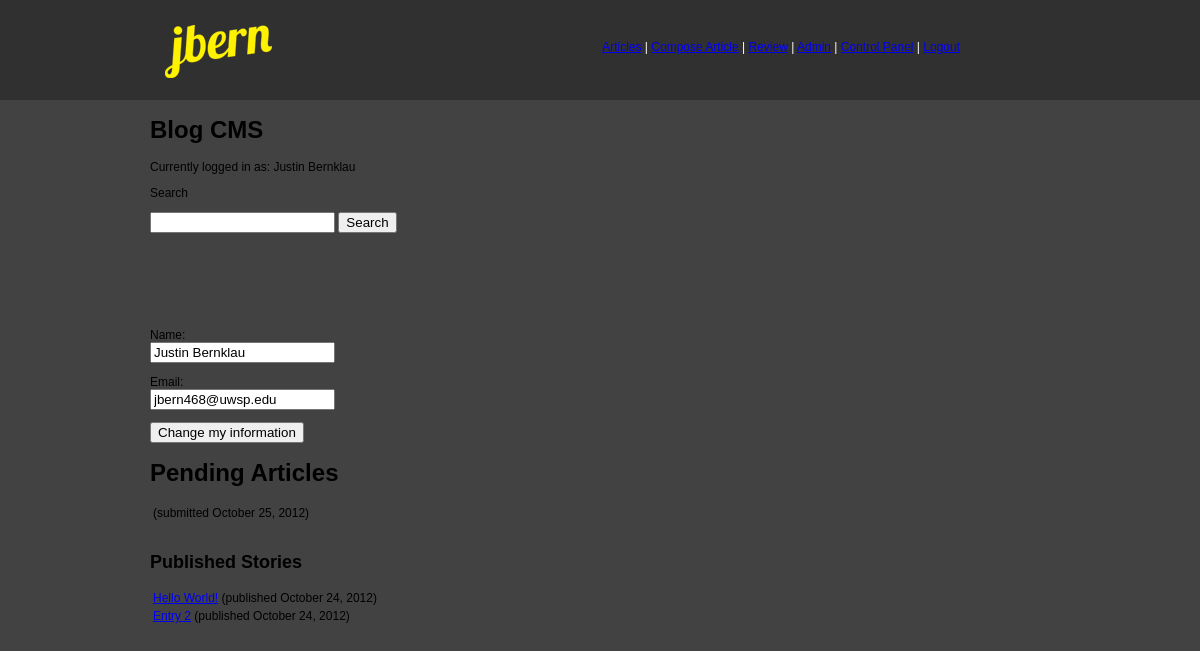
The page /cpanel.php (signed in) on the database its author committed.
### tables this page shows
CREATE TABLE IF NOT EXISTS `cms_users` (
  `user_id` int(11) NOT NULL AUTO_INCREMENT,
  `email` varchar(255) NOT NULL DEFAULT '',
  `password` varchar(50) NOT NULL DEFAULT '',
  `name` varchar(100) NOT NULL DEFAULT '',
  `access_lvl` tinyint(4) NOT NULL DEFAULT '1',
  PRIMARY KEY (`user_id`),
  UNIQUE KEY `uniq_email` (`email`)
);

CREATE TABLE IF NOT EXISTS `cms_articles` (
  `article_id` int(11) NOT NULL AUTO_INCREMENT,
  `author_id` int(11) NOT NULL DEFAULT '0',
  `is_published` tinyint(1) NOT NULL DEFAULT '0',
  `date_submitted` datetime NOT NULL DEFAULT '0000-00-00 00:00:00',
  `date_published` datetime NOT NULL DEFAULT '0000-00-00 00:00:00',
  `title` varchar(255) NOT NULL DEFAULT '',
  `body` mediumtext NOT NULL,
  PRIMARY KEY (`article_id`),
  KEY `IdxArticle` (`author_id`,`date_submitted`),
  FULLTEXT KEY `IdxText` (`title`,`body`)
);

### cpanel.php (the view, shortened to what this page needs)
<?php
	require_once 'conn.php';
	require_once 'header.php';
	$sql = "SELECT name, email " .
	"FROM cms_users " .
	"WHERE user_id=" . $_SESSION['user_id'];
	$result = mysql_query($sql, $conn)
		or die('Could not look up user data: ' . mysql_error());
	$user = mysql_fetch_array($result);
?>
<div id="body-content">
<form method="post" action="transact-user.php">
<p>
	Name: <br/>
    <input type="text" id="name" name="name" value="<?php echo htmlspecialchars($user['name']); ?>" />
</p>
<p>
	Email: <br/>
    <input type="text" id="email" name="email" value="<?php echo htmlspecialchars($user['email']); ?>" />
</p>
<p>
    <input type="submit" class="submit" name="action" value="Change my information" />
</p>
</form>
<h1>Pending Articles</h1>
<div class="scroller">
	<table>
<?php
	$sql = "SELECT article_id, title, date_submitted " .
	"FROM cms_articles " .
	"WHERE is_published=0 " .
	"AND author_id=" . $_SESSION['user_id'] . " " .
	"ORDER BY date_submitted";
	$result = mysql_query($sql, $conn)
		or die('Could not get list of pending articles: ' .mysql_error());
	if (mysql_num_rows($result) == 0) {
		echo ' <em>There are no pending articles</em>.';
	} else {
		while ($row = mysql_fetch_array($result)) {
			echo "<tr>\n";
			echo '<td><a href="reviewarticle.php?article=' .
			$row['article_id'] . '">' . htmlspecialchars($row['title']) .
			"</a> (submitted " .
			date("F j, Y", strtotime($row['date_submitted'])) .
			")</td>\n";
			echo "</tr>\n";
		}
	}
?>
</table>
</div>
<br />
<h2>Published Stories</h2>
<div class="scroller">
<table>
<?php
	$sql = "SELECT article_id, title, date_published " .
	"FROM cms_articles " .
	"WHERE is_published=1 " .
	"AND author_id=" . $_SESSION['user_id'] . " " .
	"ORDER BY date_submitted";
	$result = mysql_query($sql, $conn)
		or die('Could not get list of published articles: ' . mysql_error());
	if (mysql_num_rows($result) == 0) {
		echo " <em>No published articles available</em>.";
	} else {
		while ($row = mysql_fetch_array($result)) {
			echo "<tr>\n";
			echo '<td><a href="viewarticle.php?article=' .
			$row['article_id'] . '">' . htmlspecialchars($row['title']) .
			"</a> (published " .
			date("F j, Y", strtotime($row['date_published'])) .
			")</td>\n";
			echo "</tr>\n";
		}
	}
?>
</table>
</div>
<br />
<?php require_once 'footer.php' ?>
<link rel="stylesheet" type="text/css" href="css/main.css" media="screen"/>

### css/header.css (style rules this page uses)
body { font-family: Arial, Helvetica, sans-serif; font-size:12px; background-color:#424242; color:#000; margin-left: 0px; margin-top: 0px; margin-right: 0px; margin-bottom: 0px; }
#body-content { width:900px; height:auto; color:#999; margin:0px auto; margin-top:10px; }

### css/main.css (style rules this page uses)
#body-content { width:900px; height:auto; min-height:200px; color:#000; margin:0px auto; margin-top:10px; }

### rows shown on the page
cms_users: name "Justin Bernklau", email "jbern468@uwsp.edu"
cms_articles: date_submitted "October 25, 2012"
cms_articles: title "Hello World!", date_published "October 24, 2012"
cms_articles: title "Entry 2", date_published "October 24, 2012"

### other values the page prints
$_SESSION['name'] "Justin Bernklau"
